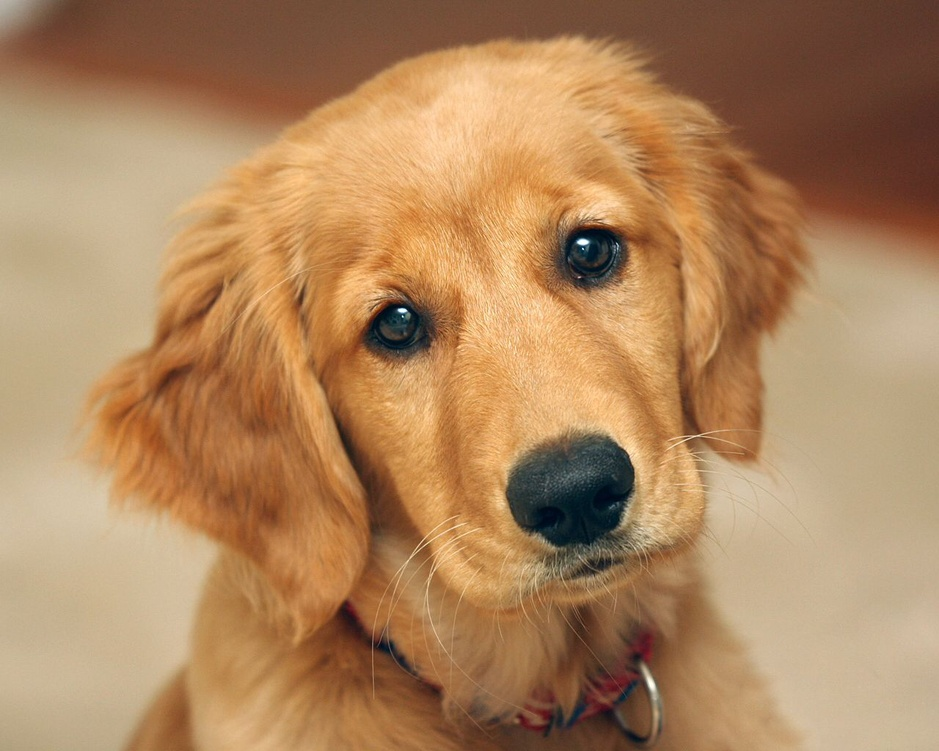
#> input picture classwork3/golden.jpg, 939 x 751 px, shrunk from 1280 x 1024 before the run
$ python 'salt&peperNoise.py'
#> lines starting #> are read from the running program, lines starting #| are printed output that depends on the picture; after the words box and inside, x2 and y2 are one past the last pixel; in counts of white or black regions, pixels touching at a corner belong together; long printed decimals are rounded
import cv2 as cv
import numpy as np
import random


#function วัดความเหมือนกันของภาพ
def compute_ssim(img1, img2):
    mean1 = np.mean(img1)
    mean2 = np.mean(img2)
    std1 = np.std(img1)
    std2 = np.std(img2)
    cov = np.cov(img1.flatten(), img2.flatten())[0, 1]

    c1 = (0.01 * 255) ** 2
    c2 = (0.03 * 255) ** 2

    ssim = (
        (2 * mean1 * mean2 + c1)
        * (2 * cov + c2)
        / ((mean1 ** 2 + mean2 ** 2 + c1) * (std1 ** 2 + std2 ** 2 + c2))
    )

    return ssim

img = cv.imread('golden.jpg', cv.IMREAD_GRAYSCALE)
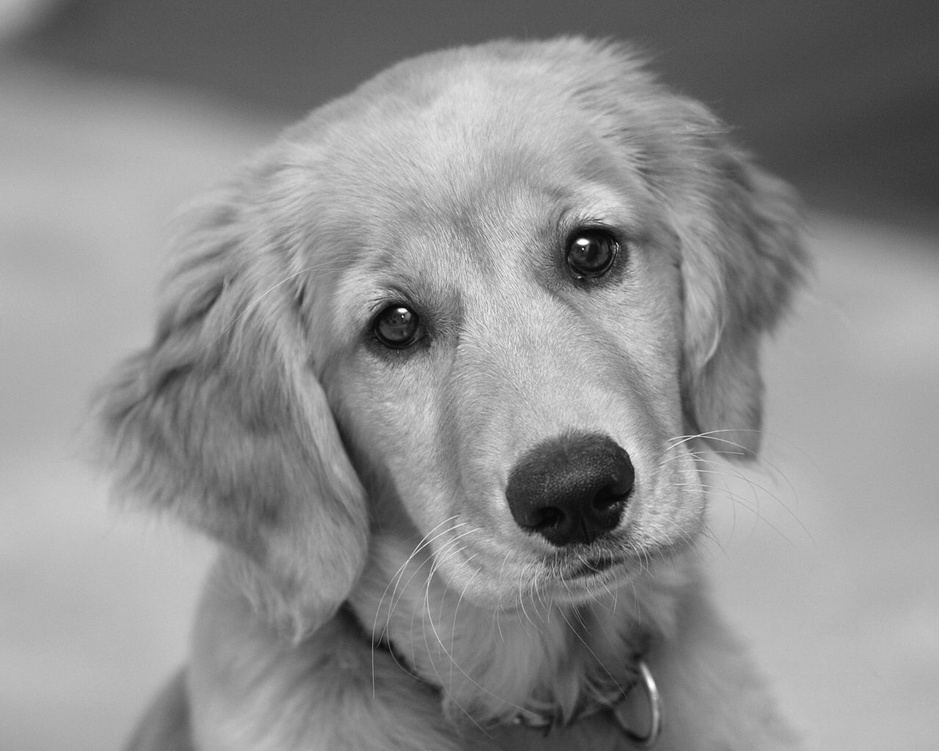
#> img: shape (751, 939); min 5, max 255, mean 141.3
imgOrigin = cv.imread('golden.jpg', cv.IMREAD_GRAYSCALE)

#ขนาดnoise
density_salt = 0.1
density_pepper = 0.1

# Set salt
number_of_white_pixel = int(density_salt * (img.shape[0] * img.shape[1]))
#> number_of_white_pixel = 70518
# print(number_of_white_pixel) 10% ของรูป
# print(img.shape[0]*img.shape[1]) 100% ของรูป

# Add salt
for i in range(number_of_white_pixel):
    x_coord = random.randint(0, img.shape[1] - 1) #img.shape[1] - 1 pixelท้ายสุด
    y_coord = random.randint(0, img.shape[0] - 1)
    img[y_coord, x_coord] = 255
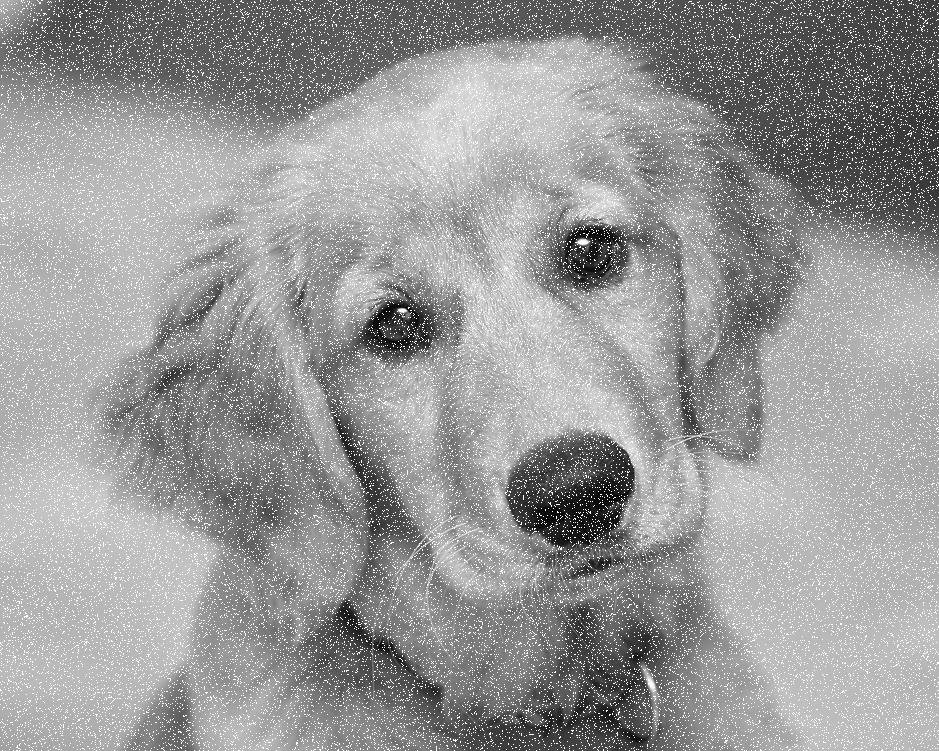
#> img: shape (751, 939); 9.53% of pixels changed, all inside (x1, y1, x2, y2) = (0, 0, 939, 751)

# Set pepper
number_of_black_pixel = int(density_pepper * (img.shape[0] * img.shape[1]))
#> number_of_black_pixel = 70518

# Add pepper
for i in range(number_of_black_pixel):
    x_coord = random.randint(0, img.shape[1] - 1)
    y_coord = random.randint(0, img.shape[0] - 1)
    img[y_coord, x_coord] = 0
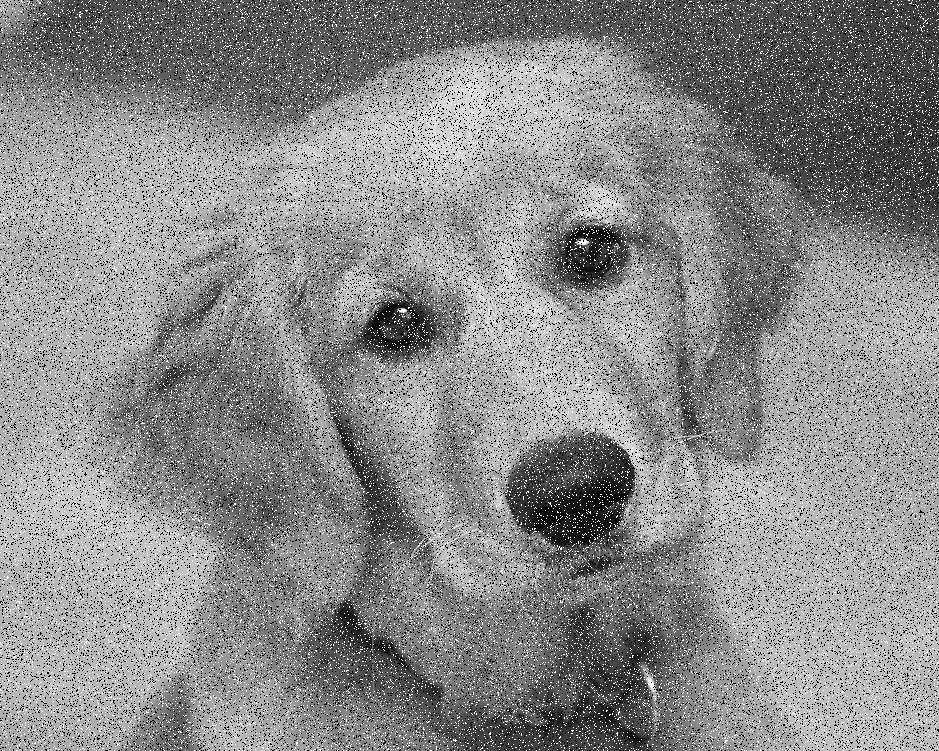
#> img: shape (751, 939); 9.52% of pixels changed, all inside (x1, y1, x2, y2) = (0, 0, 939, 751)

output = img
maxSSIM = 0
blur = 1  #ต้องเป็นเลขแรก(คี่)

for i in range (1,19,2):
  #Add midblur for check (test)
  img = cv.medianBlur(img,i)
  compare = compute_ssim(imgOrigin,img)
  print(compare*100)

  #ดูค่า SSIM มากที่สุด
  if compare > maxSSIM:
    maxSSIM = compare
    blur = i

    print("Max SSIM : ", maxSSIM*100," Blur :", blur )
#> this loop made 9 passes
#> (mean2 in compute_ssim, std2 in compute_ssim, cov in compute_ssim, ssim in compute_ssim, compare, maxSSIM) on passes 1 to 3: (137.7, 67.97, 1618.3, 0.495, 0.495, 0.495), (141.2, 44.48, 1958.1, 0.99, 0.99, 0.99), (141.2, 44.14, 1949.8, 0.994, 0.994, 0.994)
#> (mean2 in compute_ssim, std2 in compute_ssim, cov in compute_ssim, ssim in compute_ssim, compare) on passes 4 to 9: (141.2, 44, 1940.7, 0.992, 0.992), (141.2, 43.86, 1930.6, 0.99, 0.99), (141.3, 43.7, 1919.9, 0.988, 0.988), (141.3, 43.52, 1908.1, 0.986, 0.986), (141.4, 43.32, 1895.4, 0.984, 0.984), (141.4, 43.1, 1881.5, 0.982, 0.982)
#| 49.497
#| Max SSIM :  49.497  Blur : 1
#| 99.043
#| Max SSIM :  99.043  Blur : 3
#| 99.380
#| Max SSIM :  99.380  Blur : 5
#| 99.216
#| 99.026
#| 98.829
#| 98.629
#> (further printed lines are left out)
#> after the loop, blur = 5; maxSSIM = 0.994

#Real midblur
output = cv.medianBlur(output,blur)

cv.imshow('image_without_sp', output)
cv.imwrite('image_without_sp.png', output)
cv.waitKey(0)
cv.destroyAllWindows()
